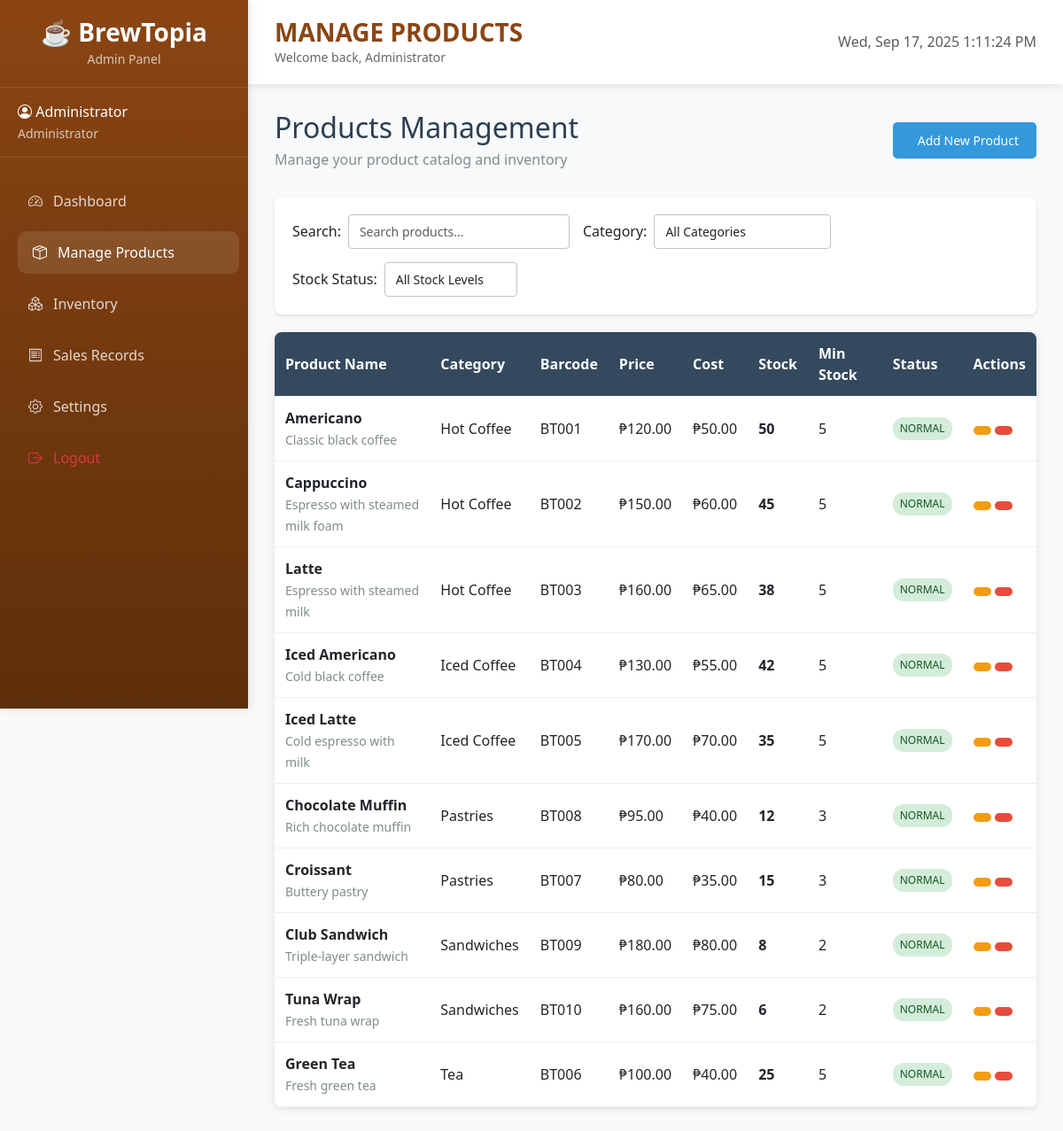
Page /admin/pages/products.php (signed in) on the committed database.
### tables this page shows
CREATE TABLE `products` (
    `product_id` INT(11) NOT NULL AUTO_INCREMENT,
    `product_name` VARCHAR(100) NOT NULL,
    `category_id` INT(11) NOT NULL,
    `description` TEXT,
    `price` DECIMAL(10,2) NOT NULL,
    `cost_price` DECIMAL(10,2) NOT NULL DEFAULT 0.00,
    `barcode` VARCHAR(50) UNIQUE,
    `image_path` VARCHAR(255),
    `status` ENUM('active', 'inactive') NOT NULL DEFAULT 'active',
    `created_at` TIMESTAMP DEFAULT CURRENT_TIMESTAMP,
    `updated_at` TIMESTAMP DEFAULT CURRENT_TIMESTAMP ON UPDATE CURRENT_TIMESTAMP,
    PRIMARY KEY (`product_id`),
    FOREIGN KEY (`category_id`) REFERENCES `categories`(`category_id`) ON DELETE CASCADE,
    INDEX `idx_product_name` (`product_name`),
    INDEX `idx_barcode` (`barcode`),
    INDEX `idx_category_id` (`category_id`)
);

CREATE TABLE `categories` (
    `category_id` INT(11) NOT NULL AUTO_INCREMENT,
    `category_name` VARCHAR(100) NOT NULL,
    `description` TEXT,
    `status` ENUM('active', 'inactive') NOT NULL DEFAULT 'active',
    `created_at` TIMESTAMP DEFAULT CURRENT_TIMESTAMP,
    `updated_at` TIMESTAMP DEFAULT CURRENT_TIMESTAMP ON UPDATE CURRENT_TIMESTAMP,
    PRIMARY KEY (`category_id`),
    INDEX `idx_category_name` (`category_name`)
);

CREATE TABLE `inventory` (
    `inventory_id` INT(11) NOT NULL AUTO_INCREMENT,
    `product_id` INT(11) NOT NULL,
    `current_stock` INT(11) NOT NULL DEFAULT 0,
    `minimum_stock` INT(11) NOT NULL DEFAULT 5,
    `maximum_stock` INT(11) NOT NULL DEFAULT 100,
    `reorder_level` INT(11) NOT NULL DEFAULT 10,
    `unit_of_measure` VARCHAR(20) DEFAULT 'pcs',
    `last_updated` TIMESTAMP DEFAULT CURRENT_TIMESTAMP ON UPDATE CURRENT_TIMESTAMP,
    PRIMARY KEY (`inventory_id`),
    FOREIGN KEY (`product_id`) REFERENCES `products`(`product_id`) ON DELETE CASCADE,
    UNIQUE KEY `unique_product_inventory` (`product_id`),
    INDEX `idx_current_stock` (`current_stock`),
    INDEX `idx_minimum_stock` (`minimum_stock`)
);

### includes/database.php (called while the page is built, shortened)
<?php
class Database {
    private $host = 'localhost';
    private $dbname = '9bar_pos';
    private $username = 'root';
    private $password = '';
    private $charset = 'utf8mb4';
    private $pdo;
    private function connect() {
        $dsn = "mysql:host={$this->host};dbname={$this->dbname};charset={$this->charset}";
        $options = [
            PDO::ATTR_ERRMODE => PDO::ERRMODE_EXCEPTION,
            PDO::ATTR_DEFAULT_FETCH_MODE => PDO::FETCH_ASSOC,
            PDO::ATTR_EMULATE_PREPARES => false,
        ];
        try {
            $this->pdo = new PDO($dsn, $this->username, $this->password, $options);
        } catch (PDOException $e) {
            throw new PDOException($e->getMessage(), (int)$e->getCode());
        }
    }
    public function query($sql, $params = []) {
        try {
            $stmt = $this->pdo->prepare($sql);
            $stmt->execute($params);
            return $stmt;
        } catch (PDOException $e) {
            throw new PDOException($e->getMessage(), (int)$e->getCode());
        }
    }
    public function fetchAll($sql, $params = []) {
        $stmt = $this->query($sql, $params);
        return $stmt->fetchAll();
    }
}
?>

### admin/pages/products.php (the view, shortened to what this page needs)
<?php
include '../components/main-layout.php';
$products = $db->fetchAll("
    SELECT p.*, c.category_name, i.current_stock, i.minimum_stock, i.maximum_stock, i.reorder_level
    FROM products p
    LEFT JOIN categories c ON p.category_id = c.category_id
    LEFT JOIN inventory i ON p.product_id = i.product_id
    WHERE p.status = 'active'
    ORDER BY c.category_name, p.product_name
");
?>
<div class="products-header">
    <div>
        <h2 style="margin: 0; color: #2c3e50;">Products Management</h2>
        <p style="color: #7f8c8d; margin: 5px 0 0 0;">Manage your product catalog and inventory</p>
    </div>
    <button class="btn btn-primary" onclick="openAddModal()">
        <i class="fas fa-plus"></i> Add New Product
    </button>
</div>
<div class="search-filters">
    <div class="filters-row">
        <div class="filter-group">
            <label>Search:</label>
            <input type="text" class="form-control" id="searchInput" placeholder="Search products..."
                   onkeyup="filterProducts()" style="width: 250px;">
        </div>
        <div class="filter-group">
            <label>Category:</label>
            <select class="form-control" id="categoryFilter" onchange="filterProducts()" style="width: 200px;">
                <option value="">All Categories</option>
            </select>
        </div>
        <div class="filter-group">
            <label>Stock Status:</label>
            <select class="form-control" id="stockFilter" onchange="filterProducts()" style="width: 150px;">
                <option value="">All Stock Levels</option>
            </select>
        </div>
    </div>
</div>
<div class="products-table">
    <div class="table-responsive">
        <table id="productsTable">
            <thead>
                <tr>
                    <th>Product Name</th>
                    <th>Category</th>
                    <th>Barcode</th>
                    <th>Price</th>
                    <th>Cost</th>
                    <th>Stock</th>
                    <th>Min Stock</th>
                    <th>Status</th>
                    <th>Actions</th>
                </tr>
            </thead>
            <tbody>
                <?php foreach ($products as $product): ?>
                <?php
                $stockStatus = 'normal';
                $stockClass = 'stock-normal';
                ?>
                <tr data-category="<?php echo $product['category_id']; ?>"
                    data-stock="<?php echo $stockStatus; ?>"
                    data-name="<?php echo strtolower($product['product_name']); ?>">
                    <td>
                        <strong><?php echo htmlspecialchars($product['product_name']); ?></strong>
                        <br><small style="color: #7f8c8d;"><?php echo htmlspecialchars($product['description']); ?></small>
                    </td>
                    <td><?php echo htmlspecialchars($product['category_name']); ?></td>
                    <td><?php echo htmlspecialchars($product['barcode'] ?: 'N/A'); ?></td>
                    <td>₱<?php echo number_format($product['price'], 2); ?></td>
                    <td>₱<?php echo number_format($product['cost_price'], 2); ?></td>
                    <td>
                        <strong style="font-size: 16px;"><?php echo $product['current_stock']; ?></strong>
                    </td>
                    <td><?php echo $product['minimum_stock']; ?></td>
                    <td>
                        <span class="status-badge <?php echo $stockClass; ?>">
                            <?php echo strtoupper($stockStatus); ?>
                        </span>
                    </td>
                    <td>
                        <button class="btn btn-warning btn-sm" onclick="openEditModal(<?php echo htmlspecialchars(json_encode($product)); ?>)">
                        </button>
                        <button class="btn btn-danger btn-sm" onclick="deleteProduct(<?php echo $product['product_id']; ?>, '<?php echo htmlspecialchars($product['product_name']); ?>')">
                        </button>
                    </td>
                </tr>
                <?php endforeach; ?>
            </tbody>
        </table>
    </div>
</div>
<?php include '../components/layout-end.php'; ?>

### admin/components/main-layout.php (style rules this page uses)
:root { --primary-color: #8B4513; --secondary-color: #D2B48C; --accent-color: #F5E6D3; --dark-color: #5D2F0A; --success-color: #28a745; --danger-color: #dc3545; --warning-color: #ffc107; }
body { background-color: #f8f9fa; font-family: 'Segoe UI', Tahoma, Geneva, Verdana, sans-serif; }
.btn-primary { background: var(--primary-color); border-color: var(--primary-color); border-radius: 10px; padding: 10px 20px; }

### admin/pages/products.php (style rules this page uses)
.products-header { display: flex; justify-content: space-between; align-items: center; margin-bottom: 30px; }
.btn { padding: 10px 20px; border: none; border-radius: 5px; cursor: pointer; text-decoration: none; display: inline-flex; align-items: center; gap: 8px; font-size: 14px; transition: all 0.3s; }
.btn-primary { background: #3498db; color: white; }
.btn-warning { background: #f39c12; color: white; }
.btn-danger { background: #e74c3c; color: white; }
.btn-sm { padding: 5px 10px; font-size: 12px; }
.products-table { background: white; border-radius: 8px; overflow: hidden; box-shadow: 0 2px 10px rgba(0,0,0,0.1); }
.table-responsive { overflow-x: auto; }
table { width: 100%; border-collapse: collapse; }
thead { background: #34495e; color: white; }
th, td { padding: 12px; text-align: left; border-bottom: 1px solid #ecf0f1; }
.status-badge { display: inline-block; padding: 4px 8px; border-radius: 12px; font-size: 12px; font-weight: 500; }
.stock-normal { background: #d4edda; color: #155724; }
.form-control { width: 100%; padding: 8px 12px; border: 1px solid #bdc3c7; border-radius: 4px; font-size: 14px; }
.search-filters { background: white; padding: 20px; border-radius: 8px; margin-bottom: 20px; box-shadow: 0 2px 4px rgba(0,0,0,0.1); }
.filters-row { display: flex; gap: 15px; align-items: center; flex-wrap: wrap; }
.filter-group { display: flex; align-items: center; gap: 8px; }

### rows in the picture
products: product_name "Americano", description "Classic black coffee", category.category_name "Hot Coffee", barcode "BT001", price "120.00", cost_price "50.00", inventory.current_stock "50", inventory.minimum_stock "5", stockStatus "NORMAL"
products: product_name "Cappuccino", description "Espresso with steamed milk foam", category.category_name "Hot Coffee", barcode "BT002", price "150.00", cost_price "60.00", inventory.current_stock "45", inventory.minimum_stock "5", stockStatus "NORMAL"
products: product_name "Latte", description "Espresso with steamed milk", category.category_name "Hot Coffee", barcode "BT003", price "160.00", cost_price "65.00", inventory.current_stock "38", inventory.minimum_stock "5", stockStatus "NORMAL"
products: product_name "Iced Americano", description "Cold black coffee", category.category_name "Iced Coffee", barcode "BT004", price "130.00", cost_price "55.00", inventory.current_stock "42", inventory.minimum_stock "5", stockStatus "NORMAL"
products: product_name "Iced Latte", description "Cold espresso with milk", category.category_name "Iced Coffee", barcode "BT005", price "170.00", cost_price "70.00", inventory.current_stock "35", inventory.minimum_stock "5", stockStatus "NORMAL"
products: product_name "Chocolate Muffin", description "Rich chocolate muffin", category.category_name "Pastries", barcode "BT008", price "95.00", cost_price "40.00", inventory.current_stock "12", inventory.minimum_stock "3", stockStatus "NORMAL"
products: product_name "Croissant", description "Buttery pastry", category.category_name "Pastries", barcode "BT007", price "80.00", cost_price "35.00", inventory.current_stock "15", inventory.minimum_stock "3", stockStatus "NORMAL"
products: product_name "Club Sandwich", description "Triple-layer sandwich", category.category_name "Sandwiches", barcode "BT009", price "180.00", cost_price "80.00", inventory.current_stock "8", inventory.minimum_stock "2", stockStatus "NORMAL"
products: product_name "Tuna Wrap", description "Fresh tuna wrap", category.category_name "Sandwiches", barcode "BT010", price "160.00", cost_price "75.00", inventory.current_stock "6", inventory.minimum_stock "2", stockStatus "NORMAL"
products: product_name "Green Tea", description "Fresh green tea", category.category_name "Tea", barcode "BT006", price "100.00", cost_price "40.00", inventory.current_stock "25", inventory.minimum_stock "5", stockStatus "NORMAL"

### other values in the picture
$currentUser['full_name'] "Administrator"
$page_title "MANAGE PRODUCTS"
